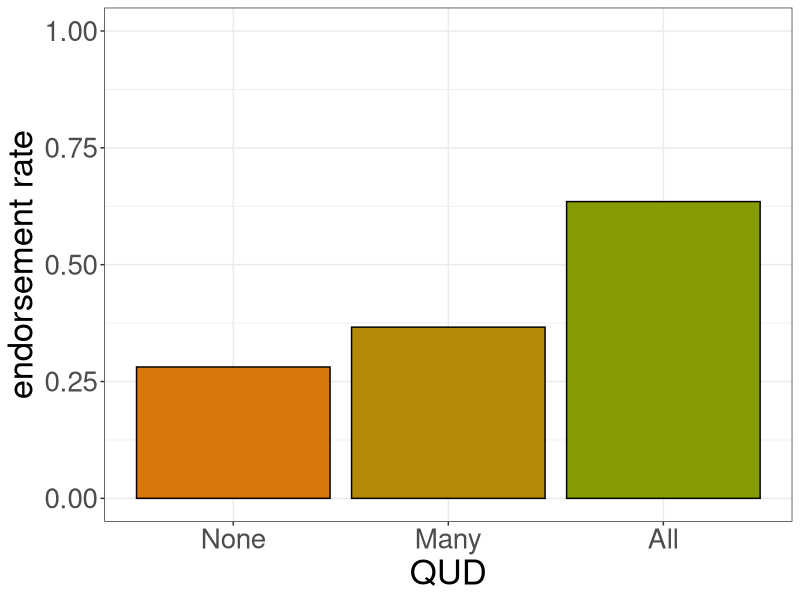
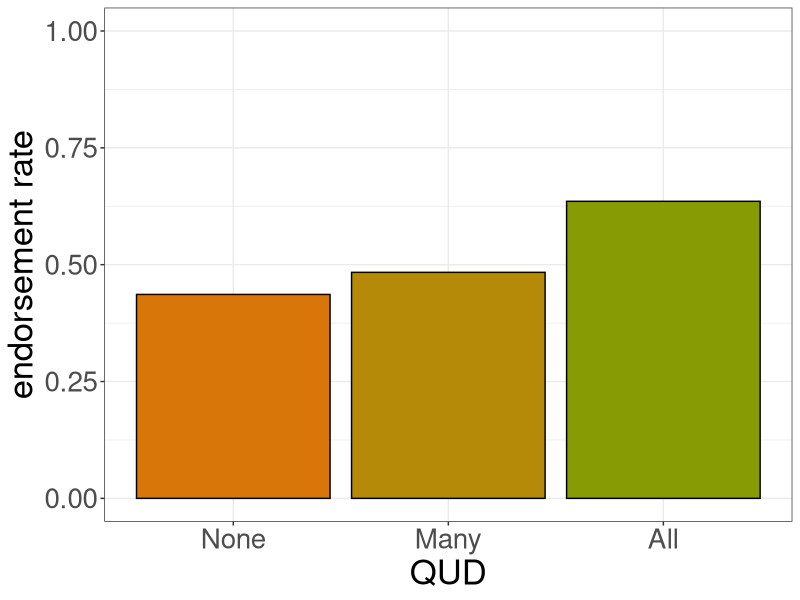
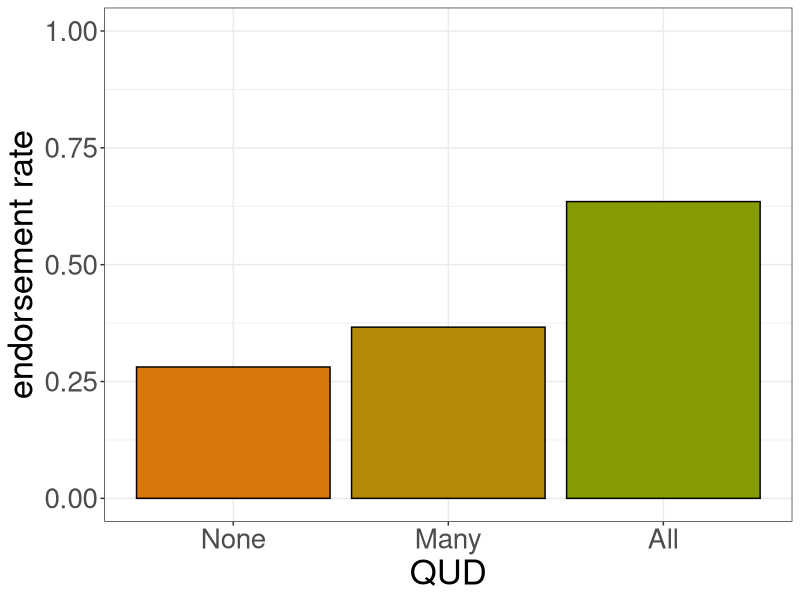
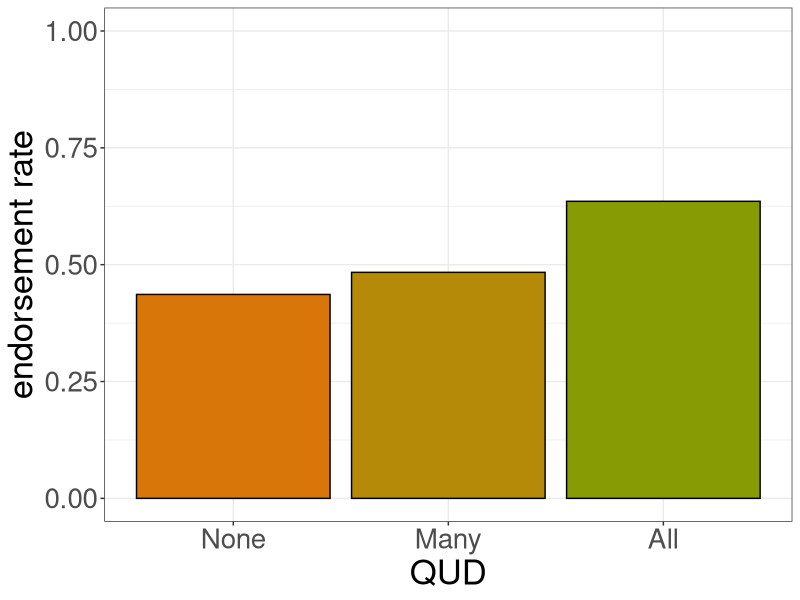

These figures' R source, in order:
# Load ggplot2
library(ggplot2)

# Create data
data <- data.frame(
  QUD=c("None","Many", "All") ,  
  response=c(0.2811466072455673,0.36634588972698934,0.6349921886602219)
)
#model prediction
# Barplot
high_many_qud = ggplot(data, aes(x=reorder(QUD, response),y=response)) + 
  geom_bar(stat = "identity",fill = c("#d87609","#b58a08", "#879b04"),color ="black", position=position_dodge())+ 
  ylim(0,1)+
  ylab("endorsement rate") +
  xlab("QUD")+
  theme_bw()
high_many_qud + theme(text = element_text(size = 25))
ggsave("model_pre.png")
########

# Create data for Spanish
data <- data.frame(
  QUD=c("None","Many", "All") ,  
  response2=c(0.4363080506623963
,0.4836014213445037
,0.6355700133392889)
)
#model prediction
# Barplot
high_many_qud = ggplot(data, aes(x=reorder(QUD, response2),y=response2)) + 
  geom_bar(stat = "identity",fill = c("#d87609","#b58a08", "#879b04"),color ="black", position=position_dodge())+ 
  ylim(0,1)+
  ylab("endorsement rate") +
  xlab("QUD")+
  theme_bw()
high_many_qud + theme(text = element_text(size = 25))
ggsave("spanish_pre.png")
  
#colors
fill = c("#d87609","#b58a08", "#879b04")
